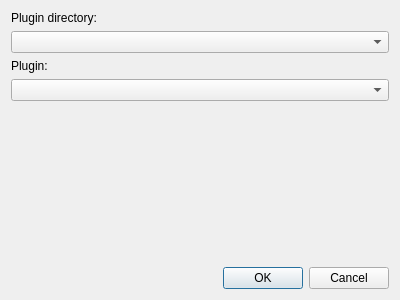
<ui version="4.0" >
 <class>PluginUninstallDialog</class>
 <widget class="QWidget" name="PluginUninstallDialog" >
  <property name="geometry" >
   <rect>
    <x>0</x>
    <y>0</y>
    <width>400</width>
    <height>300</height>
   </rect>
  </property>
  <property name="windowTitle" >
   <string>Plugin Uninstallation</string>
  </property>
  <layout class="QVBoxLayout" >
   <item>
    <widget class="QLabel" name="label_3" >
     <property name="text" >
      <string>Plugin directory:</string>
     </property>
    </widget>
   </item>
   <item>
    <widget class="QComboBox" name="pluginDirectoryCombo" >
     <property name="toolTip" >
      <string>Select the plugin area containing the plugin to uninstall</string>
     </property>
    </widget>
   </item>
   <item>
    <widget class="QLabel" name="label_2" >
     <property name="text" >
      <string>Plugin:</string>
     </property>
    </widget>
   </item>
   <item>
    <widget class="QComboBox" name="pluginNameCombo" >
     <property name="toolTip" >
      <string>Select the plugin to uninstall</string>
     </property>
    </widget>
   </item>
   <item>
    <spacer>
     <property name="orientation" >
      <enum>Qt::Vertical</enum>
     </property>
     <property name="sizeHint" stdset="0" >
      <size>
       <width>20</width>
       <height>40</height>
      </size>
     </property>
    </spacer>
   </item>
   <item>
    <widget class="QDialogButtonBox" name="buttonBox" >
     <property name="orientation" >
      <enum>Qt::Horizontal</enum>
     </property>
     <property name="standardButtons" >
      <set>QDialogButtonBox::Cancel|QDialogButtonBox::Ok</set>
     </property>
    </widget>
   </item>
  </layout>
 </widget>
 <tabstops>
  <tabstop>pluginDirectoryCombo</tabstop>
  <tabstop>pluginNameCombo</tabstop>
  <tabstop>buttonBox</tabstop>
 </tabstops>
 <resources/>
 <connections/>
</ui>
